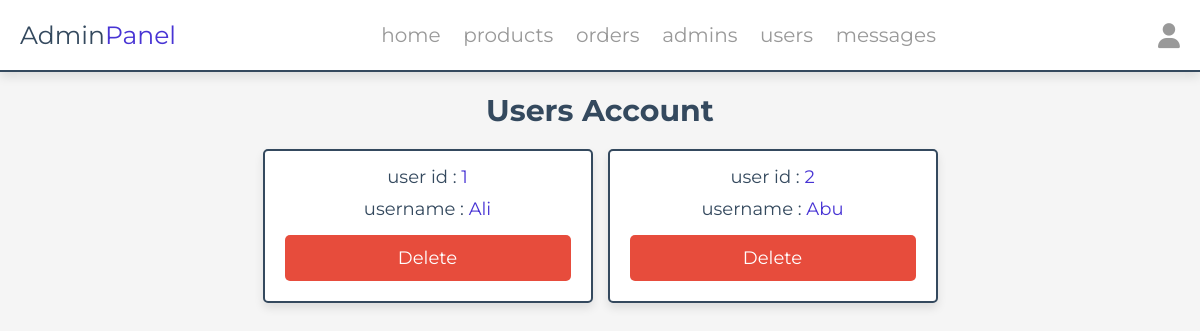
/admin/users_accounts.php (signed in), run on the app's committed database.
### tables this page shows
CREATE TABLE `users` (
  `id` int(100) NOT NULL,
  `name` varchar(20) NOT NULL,
  `email` varchar(50) NOT NULL,
  `number` varchar(10) NOT NULL,
  `password` varchar(50) NOT NULL,
  `address` varchar(500) NOT NULL
);

### admin/users_accounts.php (the view, shortened to what this page needs)
<?php
include '../components/connect.php';
?>
<!DOCTYPE html>
<html lang="en">
<head>
   <link rel="stylesheet" href="https://cdnjs.cloudflare.com/ajax/libs/font-awesome/6.1.1/css/all.min.css">
   <link rel="stylesheet" href="../css/admin_style.css">
</head>
<body>
<?php include '../components/admin_header.php' ?>
<section class="accounts">
   <h1 class="heading">users account</h1>
   <div class="box-container">
   <?php
      $select_account = $conn->prepare("SELECT * FROM `users`");
      $select_account->execute();
      if($select_account->rowCount() > 0){
         while($fetch_accounts = $select_account->fetch(PDO::FETCH_ASSOC)){
   ?>
   <div class="box">
      <p> user id : <span><?= $fetch_accounts['id']; ?></span> </p>
      <p> username : <span><?= $fetch_accounts['name']; ?></span> </p>
      <a href="users_accounts.php?delete=<?= $fetch_accounts['id']; ?>" class="delete-btn" onclick="return confirm('delete this account?');">delete</a>
   </div>
   <?php
      }
   }else{
      echo '<p class="empty">no accounts available</p>';
   }
   ?>
   </div>
</section>
</body>
</html>

### css/admin_style.css (style rules this page uses)
:root { --main-color:#4834d4; --red:#e74c3c; --orange:#f39c12; --black:#34495e; --white:#fff; --light-bg:#f5f5f5; --light-color:#999; --border:.2rem solid var(--black); --box-shadow:0 .5rem 1rem rgba(0,0,0,.1); }
* { font-family: 'Montserrat', sans-serif; margin:0; padding:0; box-sizing: border-box; text-decoration: none; outline: none; border:none; }
html { font-size: 62.5%; overflow-x: hidden; }
body { background-color: var(--light-bg); }
section { max-width: 1200px; margin:0 auto; padding:2rem; }
.btn, .delete-btn, .option-btn { display: block; margin-top: 1rem; border-radius: .5rem; cursor: pointer; width: 100%; font-size: 1.8rem; color:var(--white); padding:1.2rem 3rem; text-transform: capitalize; text-align: center; }
.delete-btn { background-color: var(--red); }
.heading { text-align: center; margin-bottom: 2rem; text-transform: capitalize; color:var(--black); font-size: 3rem; }
.accounts .box-container { display: grid; grid-template-columns: repeat(auto-fit, 33rem); gap:1.5rem; justify-content: center; align-items: flex-start; }
.accounts .box-container .box { background-color: var(--white); border-radius: .5rem; box-shadow: var(--box-shadow); border:var(--border); padding:2rem; padding-top: 1rem; text-align: center; }
.accounts .box-container .box p { padding: .5rem 0; font-size: 1.8rem; color:var(--black); }
.accounts .box-container .box p span { color:var(--main-color); }

### data on the page
users: id "1", name "Ali"
users: id "2", name "Abu"
